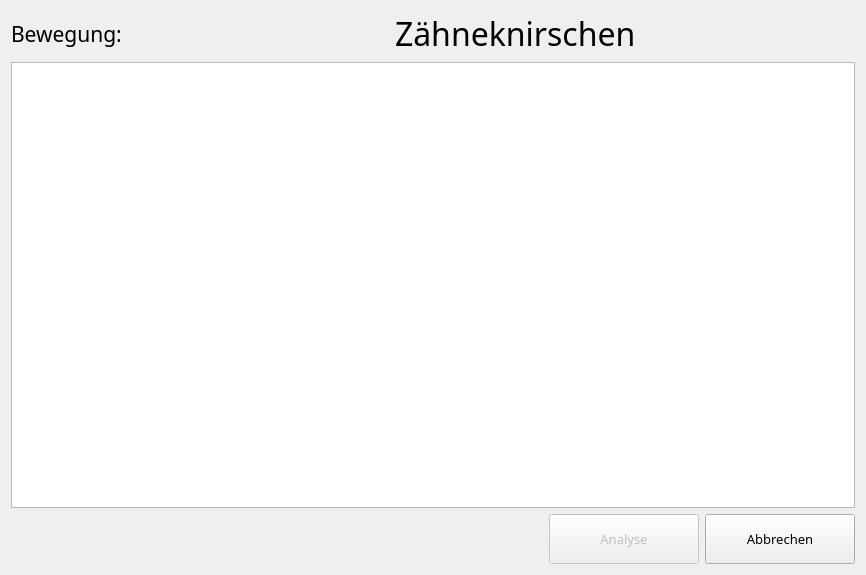
<?xml version="1.0" encoding="UTF-8"?>
<ui version="4.0">
 <class>Form</class>
 <widget class="QWidget" name="Form">
  <property name="geometry">
   <rect>
    <x>0</x>
    <y>0</y>
    <width>866</width>
    <height>575</height>
   </rect>
  </property>
  <property name="windowTitle">
   <string>Form</string>
  </property>
  <layout class="QGridLayout" name="gridLayout_2">
   <item row="0" column="0">
    <layout class="QGridLayout" name="gridLayout">
     <item row="0" column="0">
      <layout class="QHBoxLayout" name="horizontalLayout">
       <item>
        <widget class="QLabel" name="taskLbl">
         <property name="maximumSize">
          <size>
           <width>160</width>
           <height>16777215</height>
          </size>
         </property>
         <property name="font">
          <font>
           <family>Verdana Pro</family>
           <pointsize>16</pointsize>
          </font>
         </property>
         <property name="text">
          <string>Bewegung:</string>
         </property>
        </widget>
       </item>
       <item alignment="Qt::AlignHCenter">
        <widget class="QLabel" name="taskTxt">
         <property name="font">
          <font>
           <family>Verdana Pro</family>
           <pointsize>24</pointsize>
          </font>
         </property>
         <property name="text">
          <string>Zähneknirschen</string>
         </property>
        </widget>
       </item>
      </layout>
     </item>
     <item row="1" column="0">
      <widget class="QGraphicsView" name="showStatus"/>
     </item>
     <item row="2" column="0">
      <layout class="QHBoxLayout" name="horizontalLayout_2">
       <item>
        <spacer name="horizontalSpacer_3">
         <property name="orientation">
          <enum>Qt::Horizontal</enum>
         </property>
         <property name="sizeHint" stdset="0">
          <size>
           <width>250</width>
           <height>20</height>
          </size>
         </property>
        </spacer>
       </item>
       <item>
        <widget class="QPushButton" name="analysisBtn">
         <property name="enabled">
          <bool>false</bool>
         </property>
         <property name="minimumSize">
          <size>
           <width>150</width>
           <height>50</height>
          </size>
         </property>
         <property name="font">
          <font>
           <family>Verdana Pro</family>
           <pointsize>10</pointsize>
          </font>
         </property>
         <property name="text">
          <string>Analyse</string>
         </property>
        </widget>
       </item>
       <item>
        <widget class="QPushButton" name="CancelBtn">
         <property name="minimumSize">
          <size>
           <width>150</width>
           <height>50</height>
          </size>
         </property>
         <property name="font">
          <font>
           <family>Verdana Pro</family>
           <pointsize>10</pointsize>
          </font>
         </property>
         <property name="text">
          <string>Abbrechen</string>
         </property>
        </widget>
       </item>
      </layout>
     </item>
    </layout>
   </item>
  </layout>
 </widget>
 <resources/>
 <connections/>
</ui>
